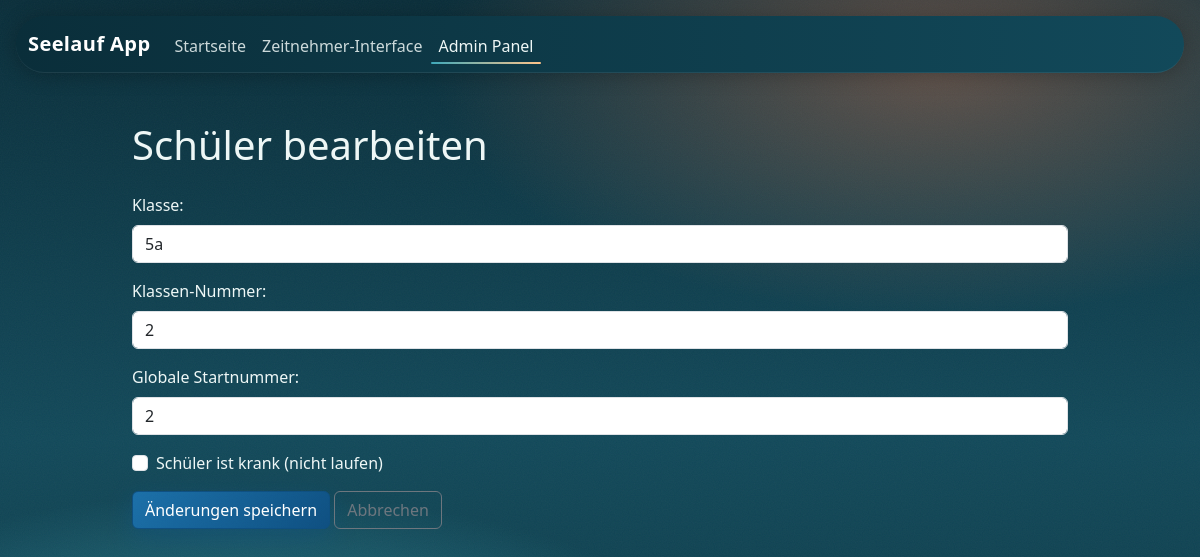
The page /admin/edit_student/2 (signed in) on the database its author committed.
### tables this page shows
CREATE TABLE students (
                id INTEGER PRIMARY KEY AUTOINCREMENT,
                class_group TEXT NOT NULL,
                nummer TEXT NOT NULL,
                ill INTEGER DEFAULT 0, startnummer INTEGER,
                UNIQUE (class_group, nummer)
            );

### routen/admin.py (the view, shortened to what this page needs)
@admin_bp.route('/edit_student/<int:student_id>', methods=['GET', 'POST'])
@login_required
def edit_student(student_id):
    student = db.get_student_by_id(student_id)
    if not student:
        flash('Schüler nicht gefunden.', 'danger')
        return redirect(url_for('admin.list_students'))
    return render_template('admin_edit_student.html', student=student)

### db.py (called while the page is built)
def get_database_path():
    return Path(os.getenv('DATABASE_PATH', DB_PATH)).resolve()

@contextmanager
def get_db_connection():
    db_path = get_database_path()
    db_path.parent.mkdir(parents=True, exist_ok=True)
    conn = sqlite3.connect(str(db_path), timeout=5.0)
    conn.row_factory = sqlite3.Row  # Rückgabe als dict-ähnliche Objekte
    conn.execute('PRAGMA foreign_keys = ON')  # Fremdschlüssel aktivieren
    conn.execute('PRAGMA journal_mode = WAL')  # Write-Ahead Logging für Stabilität
    try:
        yield conn
    except sqlite3.Error:
        conn.rollback()
        raise
    finally:
        conn.close()

def get_student_by_id(student_id):
    with get_db_connection() as conn:
        cursor = conn.cursor()
        cursor.execute("SELECT * FROM students WHERE id = ?", (student_id,))
        row = cursor.fetchone()
        return dict(row) if row else None

### routen/admin.py (called while the page is built)
def login_required(f):
    @wraps(f)
    def decorated_function(*args, **kwargs):
        if not session.get('admin_logged_in'):
            flash('Bitte melden Sie sich zuerst an.', 'warning')
            return redirect(url_for('admin.login'))
        return f(*args, **kwargs)
    return decorated_function

### templates/admin_edit_student.html (shortened to what this page needs)
{% extends "base.html" %}
{% block content %}
<div class="container py-4">
    <h1 class="mb-4">Schüler bearbeiten</h1>
    <form method="POST">
        <div class="mb-3">
            <label for="class_group" class="form-label">Klasse:</label>
            <input type="text" class="form-control" id="class_group" name="class_group" value="{{ student.class_group }}" required>
        </div>
        <div class="mb-3">
            <label for="nummer" class="form-label">Klassen-Nummer:</label>
            <input type="text" class="form-control" id="nummer" name="nummer" value="{{ student.nummer }}" required>
        </div>
        <div class="mb-3">
            <label class="form-label">Globale Startnummer:</label>
            <input type="text" class="form-control" value="{{ student.startnummer }}" readonly>
        </div>
        <div class="mb-3 form-check">
            <input type="checkbox" class="form-check-input" name="ill" id="ill" {% if student.ill %}checked{% endif %}>
            <label class="form-check-label" for="ill">Schüler ist krank (nicht laufen)</label>
        </div>
        <button type="submit" class="btn btn-admin">Änderungen speichern</button>
        <a href="{{ url_for('admin.list_students') }}" class="btn btn-outline-secondary">Abbrechen</a>
    </form>
</div>
{% endblock %}

### static/css/custom.css (style rules this page uses)
:root { --lake-deep: #0a2e3a; --lake-mid: #12495a; --lake-glow: #3fa9ba; --sunrise: #ff8a5b; --sunrise-soft: #ffc48a; --foam: #eef7f6; }
html, body { min-height: 100%; }
body { padding-top: 0; position: relative; overflow-x: hidden; background: radial-gradient(60% 45% at 78% 8%, rgba(255, 138, 91, 0.35), transparent 70%), radial-gradient(90% 70% at 20% 100%, var(--lake-glow) 0%, transparent 55%), linear-gradient(180deg, var(--lake-deep) 0%, var(--lake-mid) 55%, #0d3844 100%); background-attachment: fixed; color: var(--foam); }
body::before { content: ""; position: fixed; inset: 0; pointer-events: none; opacity: 0.05; mix-blend-mode: overlay; }
body::after { content: ""; position: fixed; left: -10%; right: -10%; bottom: -4vh; height: 22vh; pointer-events: none; background-repeat: repeat-x; background-size: 1440px 220px; animation: drift 26s linear infinite; }
.container { max-width: 960px; }
.btn-admin { background: linear-gradient(135deg, #1b6fa8, #0e4f80); border-color: #0e4f80; color: white; box-shadow: 0 8px 24px rgba(14, 79, 128, 0.45); transition: transform 0.2s ease, box-shadow 0.2s ease, background 0.3s ease; }

### rows shown on the page
students: class_group "5a", nummer "2", startnummer "2"
